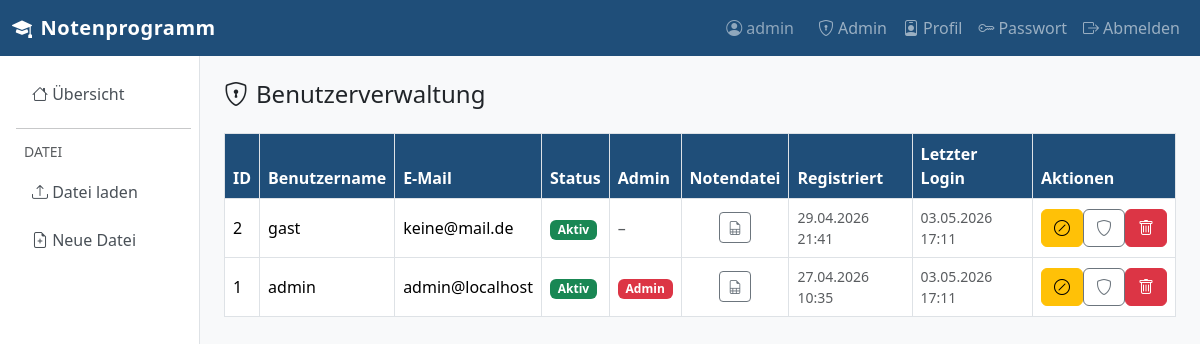
/auth/admin/users (signed in), run on an earlier commit of the app's database.
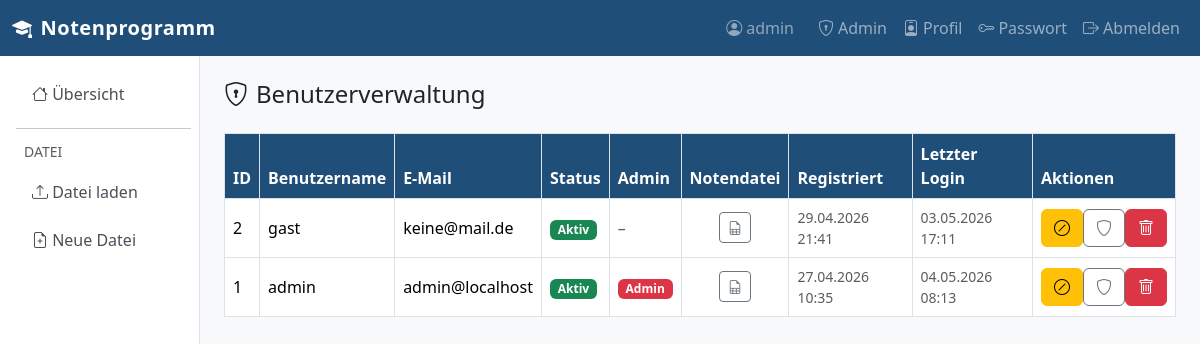
And on a later commit of the database.
### app/models.py (models this page shows, shortened)
class User(UserMixin, db.Model):
    __tablename__ = "users"
    id = db.Column(db.Integer, primary_key=True)
    username = db.Column(db.String(64), unique=True, nullable=False, index=True)
    email = db.Column(db.String(120), unique=True, nullable=False, index=True)
    password_hash = db.Column(db.String(256), nullable=False)
    is_approved = db.Column(db.Boolean, default=False, nullable=False)
    is_admin = db.Column(db.Boolean, default=False, nullable=False)
    notendatei_import = db.Column(db.Boolean, default=False, nullable=False)
    created_at = db.Column(db.DateTime, default=lambda: datetime.now(timezone.utc))
    last_login = db.Column(db.DateTime, nullable=True)
    lehrer_vorname = db.Column(db.String(64), nullable=True)
    lehrer_nachname = db.Column(db.String(64), nullable=True)
    dienstbezeichnung = db.Column(db.String(64), nullable=True)
    anrede = db.Column(db.String(10), nullable=True)

### app/auth/routes.py (the view)
@auth_bp.route("/admin/users")
@login_required
@admin_required
def admin_users():
    users = User.query.order_by(User.created_at.desc()).all()
    return render_template("auth/admin_users.html", users=users)

### app/auth/routes.py (called while the page is built)
def admin_required(f):
    from functools import wraps
    @wraps(f)
    def decorated(*args, **kwargs):
        if not current_user.is_authenticated or not current_user.is_admin:
            flash("Dieser Bereich ist nur für Administratoren.", "danger")
            return redirect(url_for("grades.index"))
        return f(*args, **kwargs)
    return decorated

### app/models.py (called while the page is built)
@login_manager.user_loader
def load_user(user_id: str):
    return db.session.get(User, int(user_id))

### app/templates/auth/admin_users.html (shortened to what this page needs)
{% extends "base.html" %}
{% from "macros.html" import csrf_field %}
{% block content %}
<h4 class="mb-4"><i class="bi bi-shield-lock me-2"></i>Benutzerverwaltung</h4>
<div class="table-responsive">
<table class="table table-bordered table-hover align-middle">
  <thead>
    <tr>
      <th>ID</th><th>Benutzername</th><th>E-Mail</th>
      <th>Status</th><th>Admin</th><th>Notendatei</th><th>Registriert</th><th>Letzter Login</th><th>Aktionen</th>
    </tr>
  </thead>
  <tbody>
  {% for u in users %}
    <tr>
      <td>{{ u.id }}</td>
      <td>{{ u.username }}</td>
      <td>{{ u.email }}</td>
      <td>
        {% if u.is_approved %}
          <span class="badge bg-success">Aktiv</span>
        {% else %}
          <span class="badge bg-warning text-dark">Ausstehend</span>
        {% endif %}
      </td>
      <td>
        {% if u.is_admin %}
          <span class="badge bg-danger">Admin</span>
        {% else %}
          <span class="text-muted">–</span>
        {% endif %}
      </td>
      <td class="text-center">
        <form method="post" action="{{ url_for('auth.toggle_notendatei', user_id=u.id) }}" class="d-inline">
          <button class="btn btn-sm {{ 'btn-success' if u.notendatei_import else 'btn-outline-secondary' }}"
                  title="Notendatei-Import umschalten">
            <i class="bi bi-file-earmark-spreadsheet"></i>
          </button>
        </form>
      </td>
      <td class="small text-muted">{{ u.created_at.strftime('%d.%m.%Y %H:%M') if u.created_at else '–' }}</td>
      <td class="small text-muted">{{ u.last_login.strftime('%d.%m.%Y %H:%M') if u.last_login else '–' }}</td>
      <td>
        <div class="btn-group btn-group-sm" role="group">
          {% if not u.is_approved %}
          <form method="post" action="{{ url_for('auth.approve_user', user_id=u.id) }}" class="d-inline">
            {{ csrf_field() }}
            <button class="btn btn-success" title="Freischalten">
              <i class="bi bi-check-lg"></i>
            </button>
          </form>
          {% else %}
          <form method="post" action="{{ url_for('auth.revoke_user', user_id=u.id) }}" class="d-inline">
            <button class="btn btn-warning" title="Sperren"><i class="bi bi-slash-circle"></i></button>
          </form>
          {% endif %}
          <form method="post" action="{{ url_for('auth.toggle_admin', user_id=u.id) }}" class="d-inline">
            <button class="btn btn-outline-secondary" title="Admin umschalten"><i class="bi bi-shield"></i></button>
          </form>
          <form method="post" action="{{ url_for('auth.delete_user', user_id=u.id) }}" class="d-inline"
                onsubmit="return confirm('Benutzer wirklich löschen?')">
            <button class="btn btn-danger" title="Löschen"><i class="bi bi-trash"></i></button>
          </form>
        </div>
      </td>
    </tr>
  {% else %}
    <tr><td colspan="9" class="text-center text-muted">Keine Benutzer vorhanden.</td></tr>
  {% endfor %}
  </tbody>
</table>
</div>
{% endblock %}

### app/templates/base.html (shortened to what this page needs)
<!doctype html>
<html lang="de">
<head>
  <link rel="stylesheet" href="https://cdn.jsdelivr.net/npm/bootstrap@5.3.3/dist/css/bootstrap.min.css">
  <link rel="stylesheet" href="https://cdn.jsdelivr.net/npm/bootstrap-icons@1.11.3/font/bootstrap-icons.min.css">
</head>
<body>
<nav class="navbar navbar-expand-lg navbar-dark" style="background-color:#1f4e79;">
  <div class="container-fluid">
    <a class="navbar-brand" href="{{ url_for('grades.index') }}">
      <i class="bi bi-mortarboard-fill me-2"></i>Notenprogramm
    </a>
    <div class="collapse navbar-collapse" id="navMain">
      <ul class="navbar-nav ms-auto align-items-lg-center">
        {% if current_user.is_authenticated %}
          <li class="nav-item">
            <span class="navbar-text me-3 text-white-50">
              <i class="bi bi-person-circle me-1"></i>{{ current_user.username }}
            </span>
          </li>
          {% if current_user.is_admin %}
          <li class="nav-item">
            <a class="nav-link" href="{{ url_for('auth.admin_users') }}">
              <i class="bi bi-shield-lock me-1"></i>Admin
            </a>
          </li>
          {% endif %}
          <li class="nav-item">
            <a class="nav-link" href="{{ url_for('auth.profil') }}">
              <i class="bi bi-person-badge me-1"></i>Profil
            </a>
          </li>
          <li class="nav-item">
            <a class="nav-link" href="{{ url_for('auth.change_password') }}">
              <i class="bi bi-key me-1"></i>Passwort
            </a>
          </li>
          <li class="nav-item">
            <a class="nav-link" href="{{ url_for('auth.logout') }}">
              <i class="bi bi-box-arrow-right me-1"></i>Abmelden
            </a>
          </li>
        {% else %}
          <li class="nav-item">
            <a class="nav-link" href="{{ url_for('auth.login') }}">Anmelden</a>
          </li>
        {% endif %}
      </ul>
    </div>
  </div>
</nav>
<div class="container-fluid">
  <div class="row">
    {% if current_user.is_authenticated %}
    <nav class="col-md-2 d-none d-md-block sidebar py-3 ps-3 pe-2">
      <ul class="nav flex-column gap-1">
        <li class="nav-item">
          <a class="nav-link {% if request.endpoint == 'grades.index' %}active{% endif %}"
             href="{{ url_for('grades.index') }}">
            <i class="bi bi-house"></i> Übersicht
          </a>
        </li>
        <hr class="my-2">
        <li class="nav-item text-muted small px-2 mb-1">DATEI</li>
        <li class="nav-item">
          <a class="nav-link {% if request.endpoint == 'grades.upload' %}active{% endif %}"
             href="{{ url_for('grades.upload') }}">
            <i class="bi bi-upload"></i> Datei laden
          </a>
        </li>
        <li class="nav-item">
          <a class="nav-link" href="{{ url_for('grades.new_file') }}"
             onclick="return confirm('Neue leere Datei erstellen? Ungespeicherte Daten gehen verloren.')">
            <i class="bi bi-file-earmark-plus"></i> Neue Datei
          </a>
        </li>
      </ul>
    </nav>
    <main class="col-md-10 content-area py-4 px-4">
    {% else %}
    <main class="col-12 content-area py-4 px-4">
    {% endif %}
      {% block content %}{% endblock %}
    </main>
  </div>
</div>
</body>
</html>

### app/templates/base.html (style rules this page uses)
body { background-color: #f8f9fa; }
.navbar-brand { font-weight: 700; letter-spacing: .5px; }
.sidebar { min-height: calc(100vh - 56px); border-right: 1px solid #dee2e6; background: #fff; }
.sidebar .nav-link { color: #495057; border-radius: .375rem; margin: 2px 0; }
.sidebar .nav-link i { width: 1.4em; }
.content-area { min-height: calc(100vh - 56px); }
.table th { background-color: #1f4e79; color: #fff; }

What changed in the data, as far as the page shows it:
changed User "admin": last_login "03.05.2026 17:11" → "04.05.2026 08:13"
